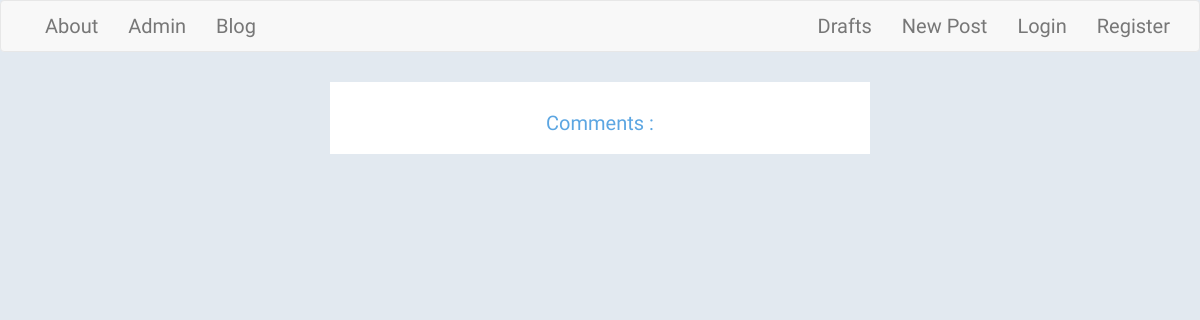
Page /post/30/commentlist on the earlier database version.
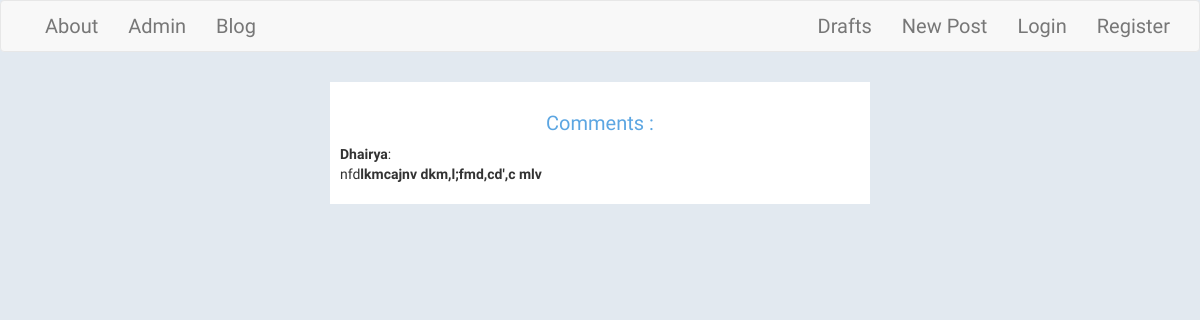
Same page on the later database version.
### my_app/models.py (models this page shows, shortened)
class Comment(models.Model):
    post=models.ForeignKey('Post',related_name="Comment",on_delete=models.CASCADE)
    author=models.ForeignKey('auth.User',on_delete=models.CASCADE)
    text=models.TextField()
    create_date=models.DateTimeField(default=timezone.now)
    def __str__(self):
        return str(self.author)

### my_app/views.py (the view)
# urls.py: url(r'^post/(?P<pk>\d+)/commentlist$',views.CommentListView.as_view(),name="comment_list"),
class CommentListView(DetailView):
    model=Post
    template_name="comment_list.html"

### my_app/templates/my_app/comment_list.html
{% extends 'my_app/base.html' %}
{% block body_block %}
<div class="comments center post">
    <h1 class="commenttitle techfont">Comments :</h1>
       {% for comments in post.Comment.all %}
           <div><strong>{{comments|title}}</strong>:{{comments.text|safe|linebreaksbr}}</div>
        {% endfor %}
</div>
{% endblock %}

Differences in the rows shown:
added Comment: author.username "Dhairya", text "nfd lkmcajnv dkm,l;fmd,cd',c mlv"
